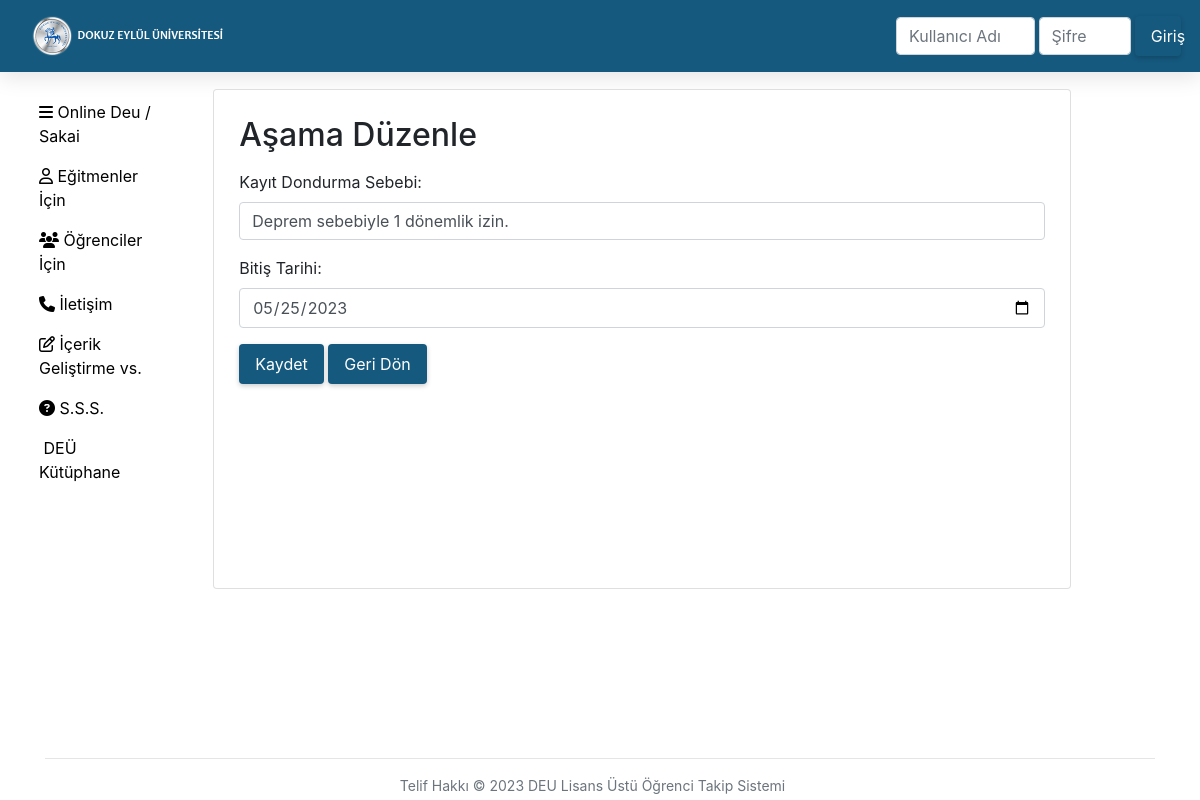
Page /kayit_dondurma_duzenle.php?id=6 on the committed database.
### tables this page shows
CREATE TABLE IF NOT EXISTS `dondurma_talepleri` (
  `talep_id` int(11) NOT NULL AUTO_INCREMENT,
  `ogrenci_id` int(11) NOT NULL,
  `dondurma_icerigi` text NOT NULL,
  `dondurma_tarihi` datetime NOT NULL DEFAULT CURRENT_TIMESTAMP,
  `bitis_tarihi` date NOT NULL,
  PRIMARY KEY (`talep_id`),
  KEY `ogrenci_id` (`ogrenci_id`)
);

### kayit_dondurma_duzenle.php (the view, shortened to what this page needs)
<?php
include('config/database.php');
include('inc/header.php');
include('inc/container.php');
$id = $_GET['id'];
$sql = "SELECT * FROM dondurma_talepleri WHERE talep_id = $id";
$result = $conn->query($sql);
$row = $result->fetch_assoc();
?>
<h2>Aşama Düzenle</h2>
<form action="islemyonetici/kayit_dondurma_guncelle.php" method="post">
    <div class="mb-3">
        <label for="sebep" class="form-label">Kayıt Dondurma Sebebi:</label>
        <input type="text" class="form-control" id="sebep" name="sebep" value="<?php echo $row['dondurma_icerigi']; ?>">
    </div>
    <div class="mb-3">
        <label for="bitis" class="form-label">Bitiş Tarihi:</label>
        <input type="date" class="form-control" id="bitis" name="bitis" value="<?php echo $row['bitis_tarihi']; ?>">
    </div>
    <div class="mb-3">
        <button type="submit" class="btn btn-primary">Kaydet</button>
        <a href="kayit_dondurma_listesi.php" class="btn btn-secondary" type="geri">Geri Dön</a>
    </div>
</form>
<?php
include('inc/footer.php');
?>

### css/style.css (style rules this page uses)
.btn { display: inline-block; border-radius: 4px; padding: 8px 16px; font-size: 16px; cursor: pointer; text-align: center; text-decoration: none; outline: none; color: #fff; background-color: #15597e; border: none; box-shadow: 0 2px 5px rgba(0, 0, 0, 0.2); transition: background-color 0.3s ease; }
.btn-primary { background-color: #15597e; }

### rows in the picture
dondurma_talepleri: sebep "Deprem sebebiyle 1 dönemlik izin.", bitis "05/25/2023"
